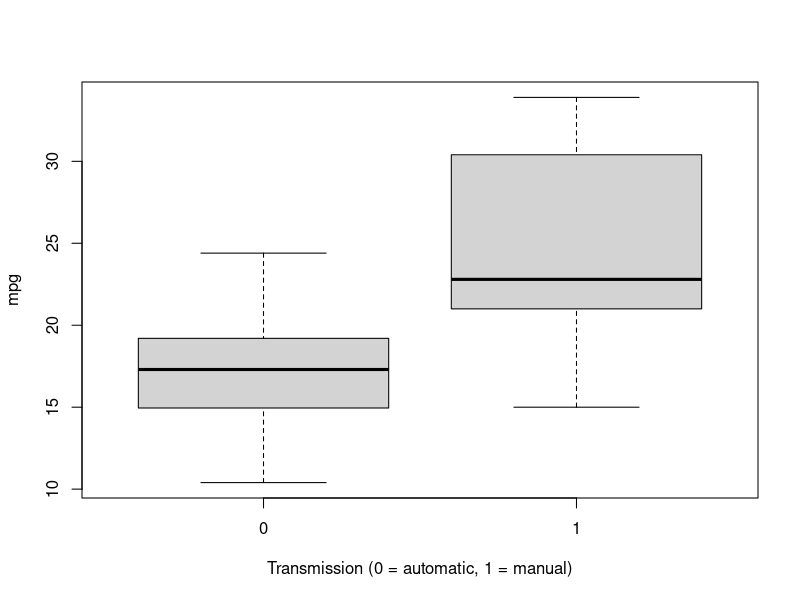
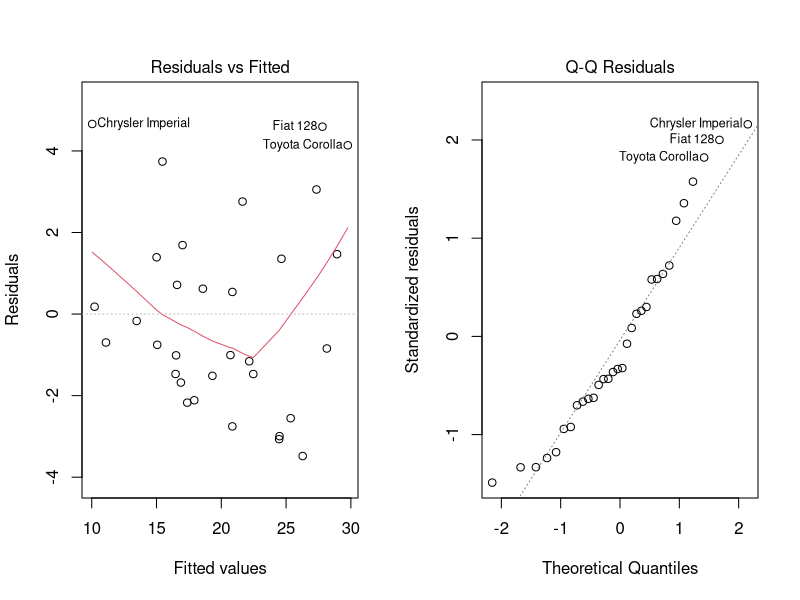
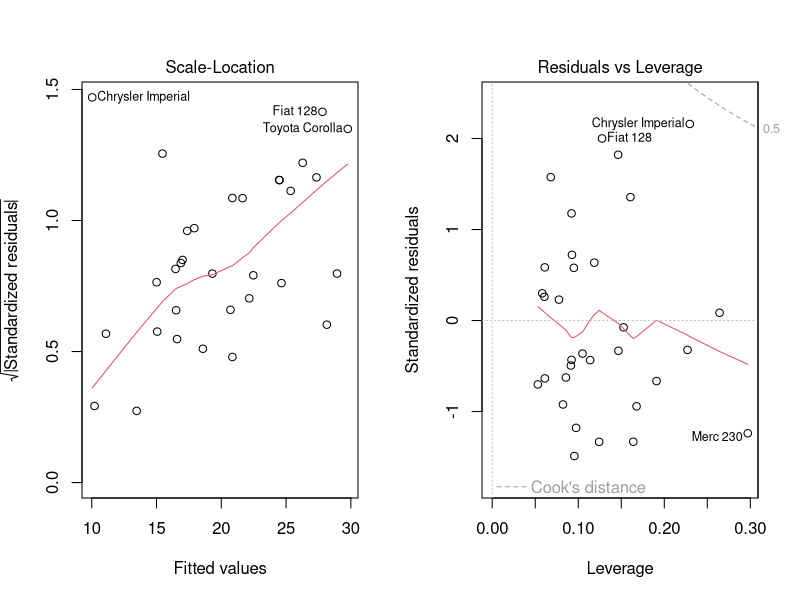
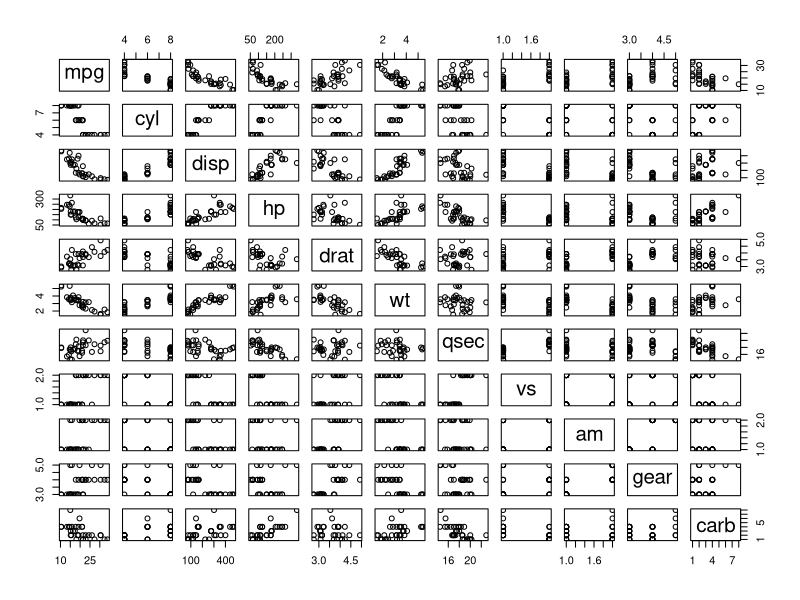
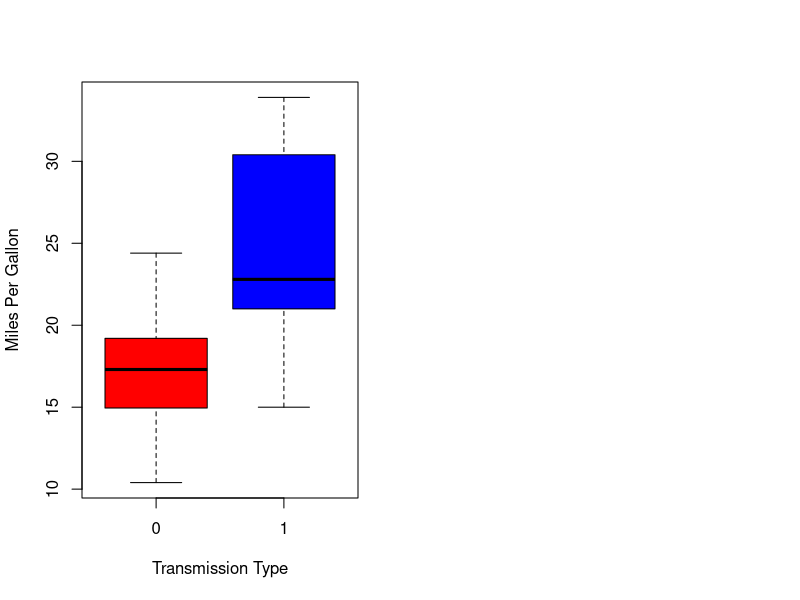

Recreate these plots in R, in order.
## ---- chunk 1
data(mtcars)
mtcars$vs <- as.factor(mtcars$vs)
mtcars$am <- as.factor(mtcars$am)
## ---- chunk 2
boxplot(mpg ~ am, data = mtcars, xlab = "Transmission (0 = automatic, 1 = manual)")
## ---- chunk 3
analysis <- aov(mpg ~ ., data = mtcars)
summary(analysis)
## ---- chunk 4
initialmodel <- lm(mpg ~ ., data = mtcars)
bestmodel <- step(initialmodel, direction = "both")
## ---- chunk 5
par(mfrow=c(1, 2))
plot(bestmodel)
## ---- chunk 6
pairs(mpg ~ ., data = mtcars)
## ---- chunk 7
boxplot(mpg ~ am, data = mtcars, col = (c("red","blue")), ylab = "Miles Per Gallon", xlab = "Transmission Type")
